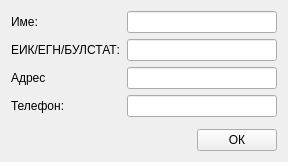
<?xml version="1.0" encoding="UTF-8"?>
<ui version="4.0">
 <class>RecipientEditViewClass</class>
 <widget class="QWidget" name="RecipientEditViewClass">
  <property name="windowModality">
   <enum>Qt::ApplicationModal</enum>
  </property>
  <property name="geometry">
   <rect>
    <x>0</x>
    <y>0</y>
    <width>288</width>
    <height>162</height>
   </rect>
  </property>
  <property name="windowTitle">
   <string>RecipientEditView</string>
  </property>
  <layout class="QVBoxLayout" name="verticalLayout_3">
   <item>
    <layout class="QHBoxLayout" name="horizontalLayout_2">
     <item>
      <layout class="QVBoxLayout" name="verticalLayout">
       <item>
        <widget class="QLabel" name="label">
         <property name="text">
          <string>Име:</string>
         </property>
        </widget>
       </item>
       <item>
        <widget class="QLabel" name="label_2">
         <property name="text">
          <string>ЕИК/ЕГН/БУЛСТАТ:</string>
         </property>
        </widget>
       </item>
       <item>
        <widget class="QLabel" name="label_3">
         <property name="text">
          <string>Адрес</string>
         </property>
        </widget>
       </item>
       <item>
        <widget class="QLabel" name="label_4">
         <property name="text">
          <string>Телефон:</string>
         </property>
        </widget>
       </item>
      </layout>
     </item>
     <item>
      <layout class="QVBoxLayout" name="verticalLayout_2">
       <item>
        <widget class="QLineEdit" name="nameEdit"/>
       </item>
       <item>
        <widget class="QLineEdit" name="idEdit"/>
       </item>
       <item>
        <widget class="QLineEdit" name="addressEdit"/>
       </item>
       <item>
        <widget class="QLineEdit" name="phoneEdit"/>
       </item>
      </layout>
     </item>
    </layout>
   </item>
   <item>
    <spacer name="verticalSpacer">
     <property name="orientation">
      <enum>Qt::Vertical</enum>
     </property>
     <property name="sizeHint" stdset="0">
      <size>
       <width>20</width>
       <height>1</height>
      </size>
     </property>
    </spacer>
   </item>
   <item>
    <layout class="QHBoxLayout" name="horizontalLayout">
     <item>
      <spacer name="horizontalSpacer">
       <property name="orientation">
        <enum>Qt::Horizontal</enum>
       </property>
       <property name="sizeHint" stdset="0">
        <size>
         <width>40</width>
         <height>20</height>
        </size>
       </property>
      </spacer>
     </item>
     <item>
      <widget class="QPushButton" name="okButton">
       <property name="text">
        <string>ОК</string>
       </property>
      </widget>
     </item>
    </layout>
   </item>
  </layout>
 </widget>
 <layoutdefault spacing="6" margin="11"/>
 <resources/>
 <connections/>
</ui>
